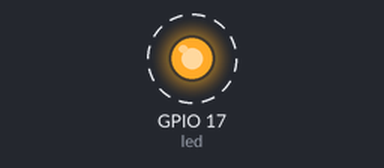
Bench run of a program on a simulated Raspberry Pi (BCM pin numbers). On the bench: output pins drawn as LEDs (lit = HIGH). Dashed ring = blinking. The clock reads 2024-03-15 10:24:30 at power-on unless the program sets it. At 5.0 s the program stops and its outputs stay as they are.

Above: at 0.05 s.
Timing chart, 0 to 3.0 s (numbered marks = the images above):
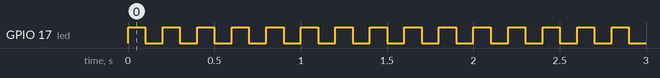

The program:

testLED.py
```python
from gpiozero import LED
from time import sleep, time

led = LED(17)  # Thay 17 bằng chân GPIO tương ứng của bạn

try:
    start_time = time()  # Lưu thời gian bắt đầu
    while time() - start_time < 5:  # Chạy trong 5 giây
        led.on()    # Bật đèn LED
        sleep(0.1)  # Đợi 0.1 giây
        led.off()   # Tắt đèn LED
        sleep(0.1)  # Đợi 0.1 giây
except KeyboardInterrupt:
    print("KeyboardInterrupt detected. Stopping the LED")
finally:
    led.off()   # Tắt đèn LED khi kết thúc
```

Measured:
- by itself, GPIO 17 (led): alternates HIGH for 0.10 s and LOW for 0.10 s, 50 changes in all, then stays LOW
